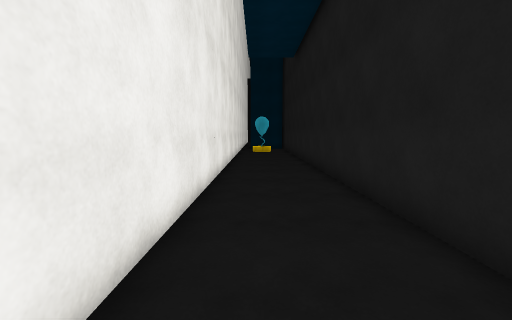
view 1 (above)

16 first-person views from a walk through a Unity game level. The camera is 1.5 m above the floor, tilts 6° down and sees 90° across. The floor is counted in squares, 1 m on a side. Each view is taken from the middle of a square. On the plan, view 1 faces up. The plan holds only what a view shows up to about 13 squares ahead; the rest is blank. The place goes on beyond the plan. The player is left out. Surface patterns are stand-ins for the level's own textures.

view 2
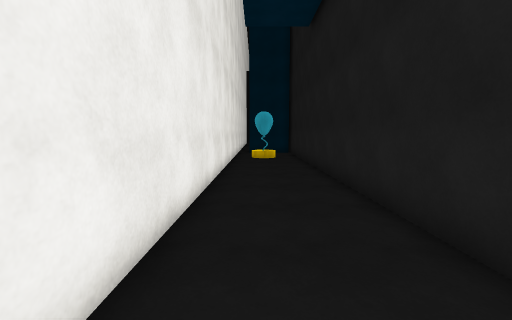

view 3
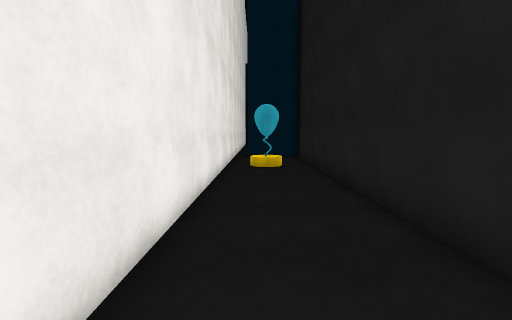

view 4
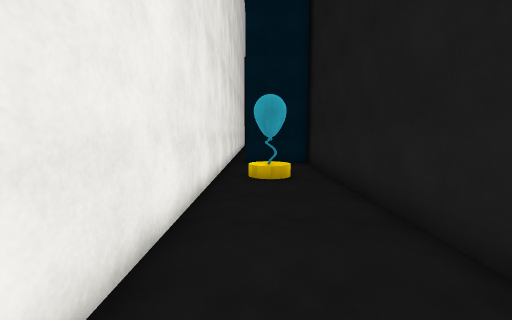

view 5
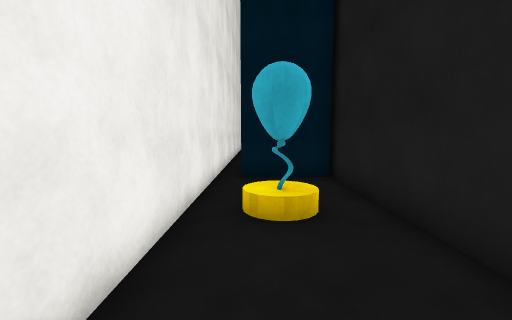

view 6
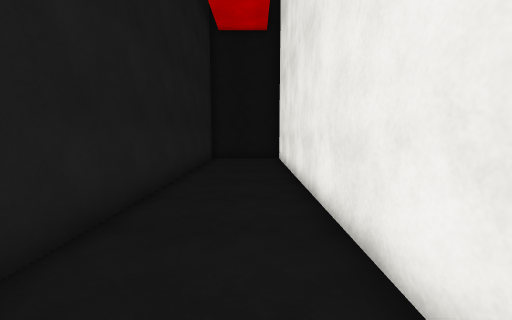

view 7
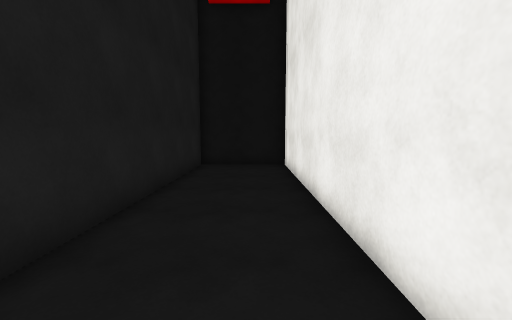

view 8
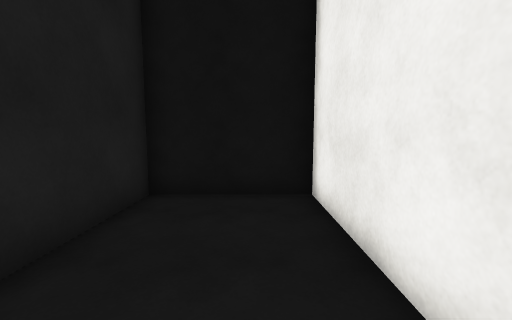

view 9
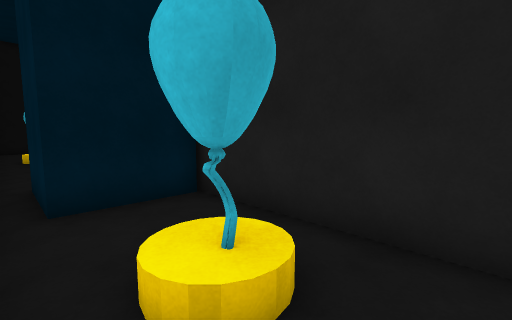

view 10
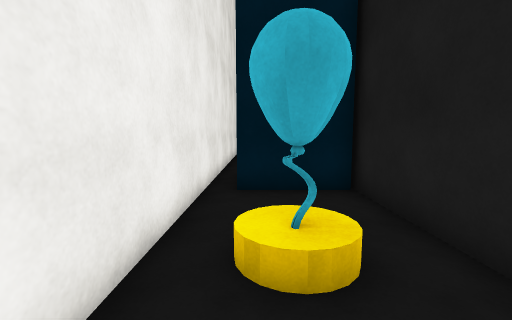

view 11
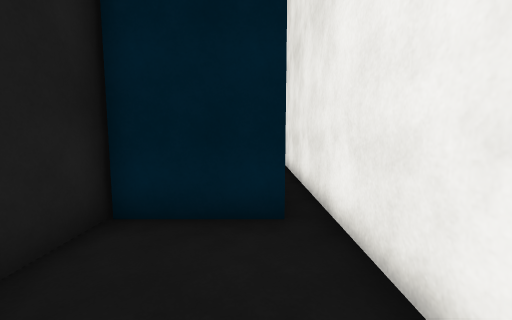

view 12
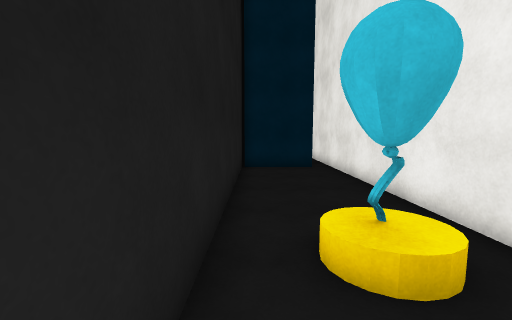

view 13
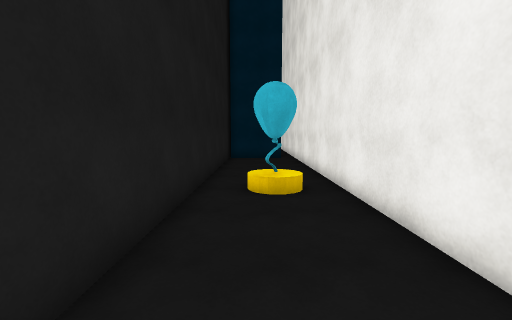

view 14
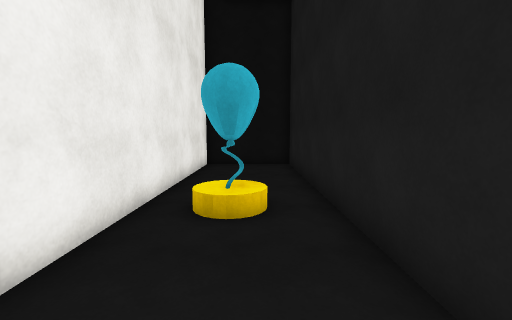

view 15
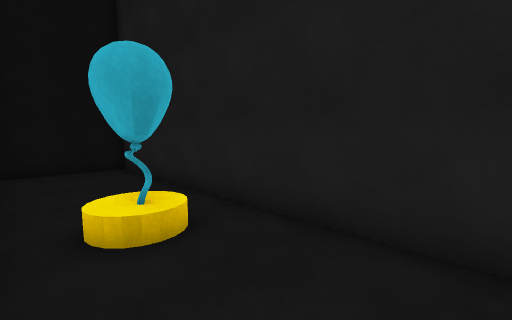

view 16
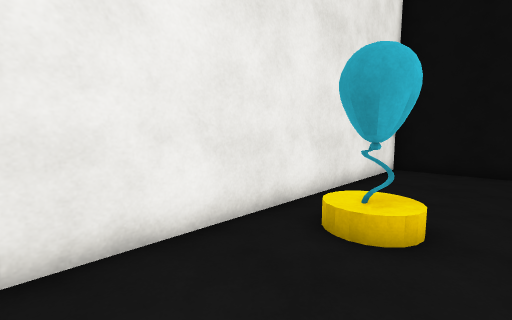

### Floor plan
Points are (right, up) in squares from view 1. A wall is a line through its corners. A room is listed if a view was taken in it or the views show most of it. See-through windows are left out.
Room 1 (views 1, 2, 3, 4, 5, 6, 7, 8, 9, 10)
walls: (-1.4, 27.4) (-1.4, -9.2) (2.6, -9.2) (2.6, 24.6) (-0.5, 24.6) (-0.5, 27.6)
ways out: opening at (-1, 27) to room 2
objects: other object (0, 21) to (1, 21)
Room 2 (views 11, 12, 13, 14, 15, 16)
walls: (-0.5, 27.6) (2.5, 27.6); (2.6, 27.4) (2.6, 43.4) (-1.4, 43.4) (-1.4, 27.4)
ways out: opening at (-1, 27) to room 1
objects: other object (0, 36); other object (1, 36)

Positions as (right, up) in squares from view 1, and headings:
1: (0, 0), facing up
2: (0, 5), facing up
3: (0, 9), facing up
4: (0, 12), facing up
5: (0, 16), facing up
6: (0, 6), facing down
7: (0, 3), facing down
8: (0, -3), facing down
9: (-1, 19), facing up-right
10: (0, 18), facing up
11: (0, 32), facing down
12: (2, 39), facing down
13: (1, 43), facing down
14: (1, 31), facing up
15: (-1, 32), facing up-right
16: (2, 32), facing up-left
